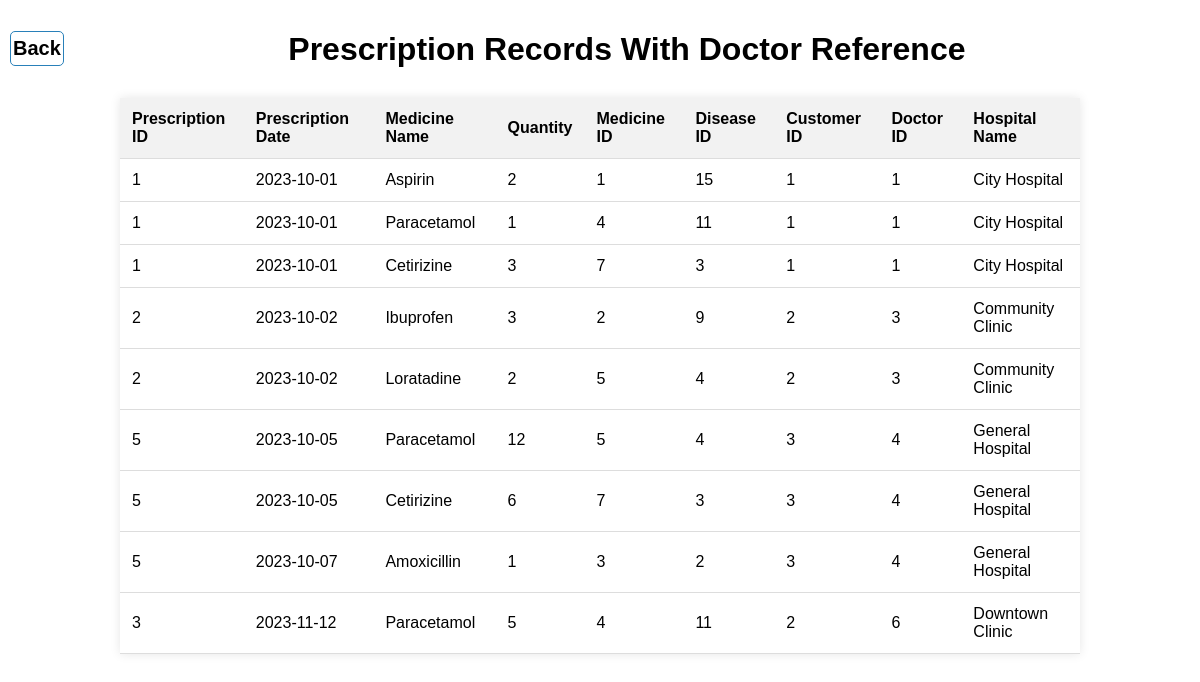
Screenshot of /CONTENTS/presdoc.php with the database file from the repository.
### tables this page shows
CREATE TABLE `prescription` (
  `pre_id` int(11) DEFAULT NULL,
  `pre_date` date DEFAULT NULL,
  `medicine_name` varchar(50) DEFAULT NULL,
  `quantity` int(11) DEFAULT NULL,
  `med_id` int(11) DEFAULT NULL,
  `dis_id` int(11) DEFAULT NULL,
  `cus_id` int(11) DEFAULT NULL,
  `doc_id` int(11) DEFAULT NULL,
  `hospital_name` varchar(50) DEFAULT NULL
);

### CONTENTS/presdoc.php (the view, shortened to what this page needs)
<!DOCTYPE HTML>
<html lang="en">
<head>
</head>
<body>
<h1><a class="back-button" href="main.php">Back</a>Prescription Records With Doctor Reference</h1>
<table>
    <tr>
        <th>Prescription ID</th>
        <th>Prescription Date</th>
        <th>Medicine Name</th>
        <th>Quantity</th>
        <th>Medicine ID</th>
        <th>Disease ID</th>
        <th>Customer ID</th>
        <th>Doctor ID</th>
        <th>Hospital Name</th>
    </tr>
    <?php
    $link = mysqli_connect("localhost", "root", "", "dbms");
    $query = "SELECT * FROM prescription WHERE doc_id IS NOT NULL";
    $result = mysqli_query($link, $query);
    if ($result) {
        while ($row = mysqli_fetch_assoc($result)) {
            echo "<tr>";
            echo "<td>{$row['pre_id']}</td>";
            echo "<td>{$row['pre_date']}</td>";
            echo "<td>{$row['medicine_name']}</td>";
            echo "<td>{$row['quantity']}</td>";
            echo "<td>{$row['med_id']}</td>";
            echo "<td>{$row['dis_id']}</td>";
            echo "<td>{$row['cus_id']}</td>";
            echo "<td>{$row['doc_id']}</td>";
            echo "<td>{$row['hospital_name']}</td>";
            echo "</tr>";
        }
    } else {
        echo "Error in query execution: " . mysqli_error($link);
    }
    ?>
</table>
</body>
</html>

### CONTENTS/presdoc.php (style rules this page uses)
body { background-image: url("https://us.123rf.com/450wm/jardelbassi/jardelbassi2304/jardelbassi230401147/203506317-pharmacy-and-drugstore-blur-background-with-bokeh-image.jpg?ver=6"); background-repeat: no-repeat; background-attachment: fixed; background-size: cover; margin: 0; font-family: Arial, sans-serif; }
h1 { text-align: center; background-color: white; padding: 10px; margin-bottom: 0; }
table { border-collapse: collapse; width: 80%; margin: 20px auto; background-color: white; box-shadow: 0 0 10px rgba(0, 0, 0, 0.1); }
th, td { padding: 12px; text-align: left; border-bottom: 1px solid #ddd; }
th { background-color: #f2f2f2; }
.back-button { display: inline-block; padding: 5px 2px; text-decoration: none; font-size:20px; background-color: white; color: black; border: 1px solid #2980b9; border-radius: 5px; transition: background-color 0.3s; float:left; }

### rows the page displays
prescription: pre "1", pre_date "2023-10-01", medicine_name "Aspirin", quantity "2", med "1", dis "15", cus "1", doc "1", hospital_name "City Hospital"
prescription: pre "1", pre_date "2023-10-01", medicine_name "Paracetamol", quantity "1", med "4", dis "11", cus "1", doc "1", hospital_name "City Hospital"
prescription: pre "1", pre_date "2023-10-01", medicine_name "Cetirizine", quantity "3", med "7", dis "3", cus "1", doc "1", hospital_name "City Hospital"
prescription: pre "2", pre_date "2023-10-02", medicine_name "Ibuprofen", quantity "3", med "2", dis "9", cus "2", doc "3", hospital_name "Community Clinic"
prescription: pre "2", pre_date "2023-10-02", medicine_name "Loratadine", quantity "2", med "5", dis "4", cus "2", doc "3", hospital_name "Community Clinic"
prescription: pre "5", pre_date "2023-10-05", medicine_name "Paracetamol", quantity "12", med "5", dis "4", cus "3", doc "4", hospital_name "General Hospital"
prescription: pre "5", pre_date "2023-10-05", medicine_name "Cetirizine", quantity "6", med "7", dis "3", cus "3", doc "4", hospital_name "General Hospital"
prescription: pre "5", pre_date "2023-10-07", medicine_name "Amoxicillin", quantity "1", med "3", dis "2", cus "3", doc "4", hospital_name "General Hospital"
prescription: pre "3", pre_date "2023-11-12", medicine_name "Paracetamol", quantity "5", med "4", dis "11", cus "2", doc "6", hospital_name "Downtown Clinic"
